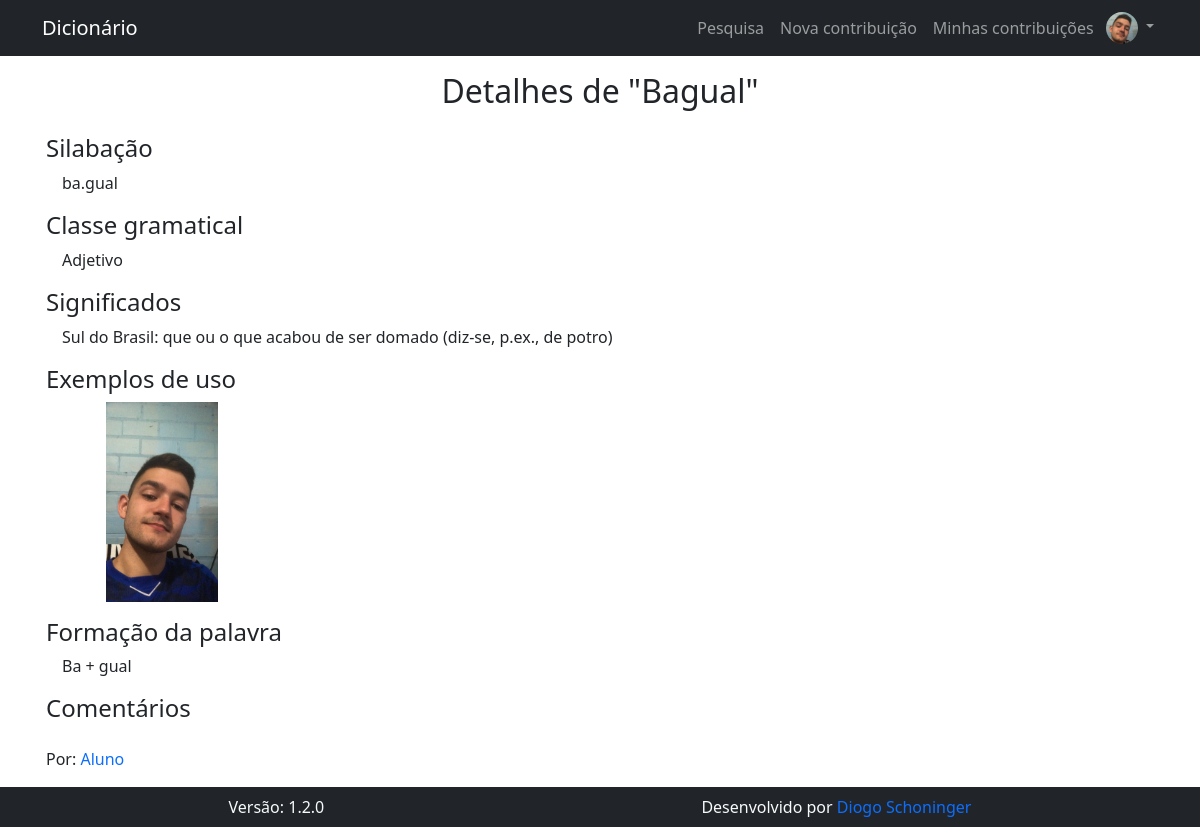
The app's page /pages/contribuicoes/detalhes_contribuicao.php?id_contribuicao=1 (signed in) with its own data.
### tables this page shows
CREATE TABLE IF NOT EXISTS `contribuicao` (
  `id_contribuicao` int(11) NOT NULL AUTO_INCREMENT,
  `contribuicao` text NOT NULL,
  `silabacao` text NOT NULL,
  `classe_gramatical` text NOT NULL,
  `significados` text NOT NULL,
  `formacao` text NOT NULL,
  `comentarios` text DEFAULT NULL,
  `id_autor` int(11) NOT NULL,
  `exemplos` text NOT NULL,
  `situacao` text NOT NULL,
  `comentarios_avaliador` text NOT NULL,
  PRIMARY KEY (`id_contribuicao`)
);

CREATE TABLE IF NOT EXISTS `usuario` (
  `id_usuario` int(11) NOT NULL AUTO_INCREMENT,
  `nome_usuario` text NOT NULL,
  `data_nasc` date NOT NULL,
  `email` varchar(128) NOT NULL,
  `cpf` varchar(11) NOT NULL,
  `senha` text NOT NULL,
  `nivel` int(1) NOT NULL,
  `primeiro_acesso` int(1) NOT NULL DEFAULT 1,
  `id_responsavel` int(1) NOT NULL,
  `foto` text DEFAULT NULL,
  PRIMARY KEY (`id_usuario`),
  UNIQUE KEY `email` (`email`),
  UNIQUE KEY `cpf` (`cpf`)
);

### pages/contribuicoes/detalhes_contribuicao.php (the view, shortened to what this page needs)
<?php
  $conn = open_db();
  $id_contribuicao = mysqli_real_escape_string( $conn, $_GET["id_contribuicao"] );
  $result = $conn->query("SELECT contribuicao, silabacao, classe_gramatical, significados, exemplos, formacao, comentarios, id_autor FROM contribuicao WHERE id_contribuicao = $id_contribuicao");
  if (!$result) {
    echo $conn->errno . "<br>";
    echo $conn->error;
  } else if ($result->num_rows !== 1){
    header("Location: " . BASE_URL);
    exit();
  } else {
    $contribuicao = $result->fetch_object();
  }
?>
<h1 class="fs-2 text-center">Detalhes de "<?php echo $contribuicao->contribuicao ?>"</h1>
<div class="container">
  <div class="row mb-3">
    <h2 class="fs-4 mb-2">Silabação</h2>
    <span class="ms-3"><?php echo $contribuicao->silabacao ?></span>
  </div>
  <div class="row mb-3">
    <h2 class="fs-4 mb-2">Classe gramatical</h2>
    <span class="ms-3"><?php echo $contribuicao->classe_gramatical ?></span>
  </div>
  <div class="row mb-3">
    <h2 class="fs-4 mb-2">Significados</h2>
    <span class="ms-3"><?php echo $contribuicao->significados ?></span>
  </div>
  <div class="row mb-3">
    <h2 class="fs-4 mb-2">Exemplos de uso</h2>
    <div class="ms-3" style="max-width: 100vw">
      <?php
        $exemplos = explode(" ", $contribuicao->exemplos);
        for ($i = 0; $i < count($exemplos); $i++) :
      ?>
        <img src="<?php echo BASE_URL . $exemplos[$i] ?>" style="width: 200px; height: 200px; object-fit: contain; cursor: pointer" data-bs-toggle="modal" data-bs-target="#exampleModal<?php echo $i ?>">
      <?php endfor ?>
    </div>
  </div>
  <div class="row mb-3">
    <h2 class="fs-4 mb-2">Formação da palavra</h2>
    <span class="ms-3"><?php echo $contribuicao->formacao ?></span>
  </div>
  <div class="row mb-3">
    <h2 class="fs-4 mb-2">Comentários</h2>
  </div>
  <?php
    $conn = open_db();
    $result = $conn->query( "SELECT nome_usuario FROM usuario WHERE id_usuario = $contribuicao->id_autor" );
    $autor = $result->fetch_object();
  ?>
  <div class="row">
    <span>Por: <a href="<?php echo BASE_URL ?>pages/user/perfil.php?id_usuario=<?php echo $contribuicao->id_autor ?>" class="nav-link d-inline px-0"><?php echo $autor->nome_usuario ?></a></span>
  </div>
</div>

### records on screen
contribuicao: contribuicao "Bagual", silabacao "ba.gual", classe_gramatical "Adjetivo", significados "Sul do Brasil: que ou o que acabou de ser domado (diz-se, p.ex., de potro)", exemplos (picture), formacao "Ba + gual"
usuario: nome_usuario "Aluno"

### other values on screen
VERSION "1.2.0"
